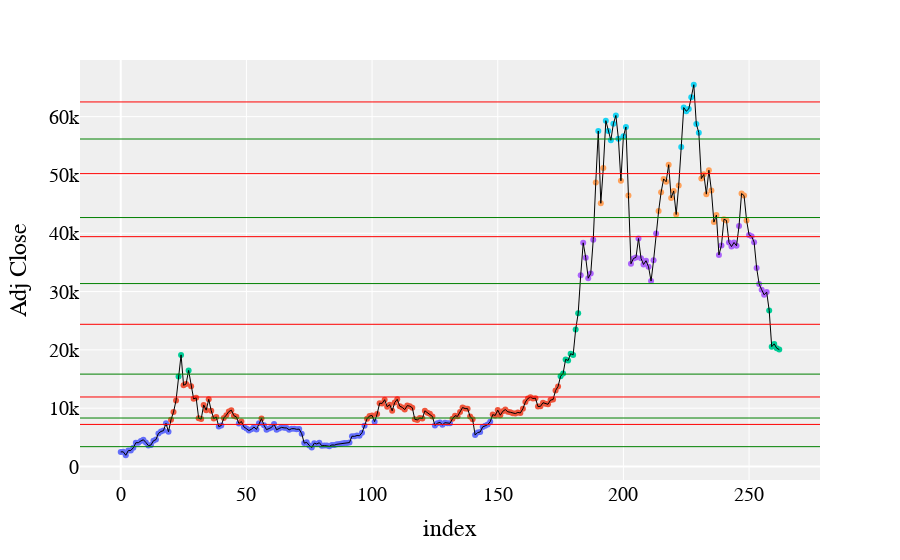

The notebook cell this image was saved under:
### Code cell
import plotly.graph_objects as go

# Again, assign an arbitrary color to each of the 6 clusters
colors = ['red', 'orange', 'yellow', 'green', 'blue', 'indigo']

# Create Scatter plot, assigning each point a color where
# point group = color index.
fig = btc.plot.scatter(
    x=btc.index,
    y="Adj Close",
    color=[colors[i] for i in clusters],
)

fig.add_hline(y=level[0][0], line_width=1, line_color="green")
fig.add_hline(y=level[0][1], line_width=1, line_color="red")
fig.add_hline(y=level[1][0], line_width=1, line_color="green")
fig.add_hline(y=level[1][1], line_width=1, line_color="red")
fig.add_hline(y=level[2][0], line_width=1, line_color="green")
fig.add_hline(y=level[2][1], line_width=1, line_color="red")
fig.add_hline(y=level[3][0], line_width=1, line_color="green")
fig.add_hline(y=level[3][1], line_width=1, line_color="red")
fig.add_hline(y=level[4][0], line_width=1, line_color="green")
fig.add_hline(y=level[4][1], line_width=1, line_color="red")
fig.add_hline(y=level[5][0], line_width=1, line_color="green")
fig.add_hline(y=level[5][1], line_width=1, line_color="red")



# Add a trace of the price for better clarity
fig.add_trace(go.Trace(
    x=btc.index,
    y=btc['Adj Close'],
    line_color="black",
    line_width=1
))

# Make it pretty
layout = go.Layout(
    plot_bgcolor='#efefef',
    showlegend=False,
    # Font Families
    font_family='Monospace',
    font_color='#000000',
    font_size=20,
    xaxis=dict(
        rangeslider=dict(
            visible=False
        ))
)
fig.update_layout(layout)
fig.show()

### Figure 1 — Plotly figure (JSON) as saved in the notebook; plotly's stock layout.template omitted (floating-point values rounded to 4 significant figures; data arrays with more than 128 entries replaced by an {"elided": "..."} marker saying what was removed)
{"data": [{"hovertemplate": "color=red<br>index=%{x}<br>Adj Close=%{y}<extra></extra>", "legendgroup": "red", "marker": {"color": "#636efa", "symbol": "circle"}, "mode": "markers", "name": "red", "orientation": "v", "showlegend": true, "type": "scatter", "x": [0, 1, 2, 3, 4, 5, 6, 7, 8, 9, 10, 11, 12, 13, 14, 15, 16, 17, 18, 19, 39, 40, 47, 49, 50, 51, 52, 53, 54, 55, 57, 58, 59, 60, 61, 62, 63, 64, 65, 66, 67, 68, 69, 70, 71, 72, 73, 74, 75, 76, 77, 78, 79, 80, 81, 82, 83, 84, 85, 86, 87, 88, 89, 90, 91, 92, 93, 94, 95, 96, 97, 101, 125, 126, 127, 128, 129, 130, 131, 141, 142, 143, 144, 145, 146, 147], "xaxis": "x", "y": [2506.0, 2518.0, 1930.0, 2730.0, 2757.0, 3214.0, 4073.0, 4088.0, 4383.0, 4583.0, 4123.0, 3583.0, 3683.0, 4404.0, 4610.0, 5678.0, 6008.0, 6154.0, 7407.0, 5950.0, 6844.0, 7024.0, 7368.0, 6786.0, 6499.0, 6173.0, 6386.0, 6774.0, 6360.0, 7418.0, 7068.0, 6323.0, 6506.0, 6707.0, 7273.0, 6301.0, 6517.0, 6711.0, 6626.0, 6603.0, 6291.0, 6482.0, 6486.0, 6376.0, 6411.0, 5624.0, 4010.0, 4140.0, 3614.0, 3253.0, 3999.0, 3866.0, 4077.0, 3553.0, 3601.0, 3584.0, 3464.0, 3690.0, 3674.0, 3810.0, 3847.0, 3952.0, 4025.0, 4022.0, 4105.0, 5199.0, 5168.0, 5315.0, 5285.0, 5796.0, 6972.0, 7688.0, 7048.0, 7424.0, 7564.0, 7152.0, 7512.0, 7423.0, 7411.0, 5392.0, 5830.0, 5922.0, 6791.0, 6971.0, 7189.0, 7680.0], "yaxis": "y"}, {"hovertemplate": "color=indigo<br>index=%{x}<br>Adj Close=%{y}<extra></extra>", "legendgroup": "indigo", "marker": {"color": "#EF553B", "symbol": "circle"}, "mode": "markers", "name": "indigo", "orientation": "v", "showlegend": true, "type": "scatter", "x": [20, 21, 22, 25, 26, 28, 29, 30, 31, 32, 33, 34, 35, 36, 37, 38, 41, 42, 43, 44, 45, 46, 48, 56, 98, 99, 100, 102, 103, 104, 105, 106, 107, 108, 109, 110, 111, 112, 113, 114, 115, 116, 117, 118, 119, 120, 121, 122, 123, 124, 132, 133, 134, 135, 136, 137, 138, 139, 140, 148, 149, 150, 151, 152, 153, 154, 155, 156, 157, 158, 159, 160, 161, 162, 163, 164, 165, 166, 167, 168, 169, 170, 171, 172, 173, 174], "xaxis": "x", "y": [8036.0, 9331.0, 11320.0, 13930.0, 14160.0, 13770.0, 11600.0, 11790.0, 8277.0, 8130.0, 10550.0, 9665.0, 11510.0, 9579.0, 8224.0, 8496.0, 8329.0, 8802.0, 9419.0, 9655.0, 8724.0, 8513.0, 7720.0, 8218.0, 8198.0, 8673.0, 8743.0, 8994.0, 10860.0, 10820.0, 11450.0, 10260.0, 10600.0, 9553.0, 10970.0, 11520.0, 10350.0, 10140.0, 9758.0, 10440.0, 10350.0, 10070.0, 8104.0, 7988.0, 8321.0, 8222.0, 9552.0, 9235.0, 9056.0, 8578.0, 8192.0, 8706.0, 8597.0, 9344.0, 10120.0, 9934.0, 9925.0, 8562.0, 8108.0, 8897.0, 8756.0, 9671.0, 8790.0, 9461.0, 9759.0, 9387.0, 9304.0, 9144.0, 9074.0, 9276.0, 9186.0, 9905.0, 11050.0, 11680.0, 11890.0, 11660.0, 11710.0, 10280.0, 10320.0, 10940.0, 10780.0, 10670.0, 11380.0, 11480.0, 13030.0, 13740.0], "yaxis": "y"}, {"hovertemplate": "color=green<br>index=%{x}<br>Adj Close=%{y}<extra></extra>", "legendgroup": "green", "marker": {"color": "#00cc96", "symbol": "circle"}, "mode": "markers", "name": "green", "orientation": "v", "showlegend": true, "type": "scatter", "x": [23, 24, 27, 175, 176, 177, 178, 179, 180, 181, 182, 258, 259, 260, 261, 262], "xaxis": "x", "y": [15460.0, 19140.0, 16480.0, 15480.0, 15960.0, 18370.0, 18180.0, 19350.0, 19140.0, 23480.0, 26270.0, 26760.0, 20550.0, 21030.0, 20280.0, 20060.0], "yaxis": "y"}, {"hovertemplate": "color=yellow<br>index=%{x}<br>Adj Close=%{y}<extra></extra>", "legendgroup": "yellow", "marker": {"color": "#ab63fa", "symbol": "circle"}, "mode": "markers", "name": "yellow", "orientation": "v", "showlegend": true, "type": "scatter", "x": [183, 184, 185, 186, 187, 188, 203, 204, 205, 206, 207, 208, 209, 210, 211, 212, 213, 238, 239, 242, 243, 244, 245, 246, 250, 251, 252, 253, 254, 255, 256, 257], "xaxis": "x", "y": [32780.0, 38360.0, 35790.0, 32290.0, 33110.0, 38900.0, 34770.0, 35680.0, 35860.0, 39100.0, 35700.0, 34650.0, 35290.0, 34240.0, 31800.0, 35350.0, 39970.0, 36280.0, 37920.0, 38430.0, 37710.0, 38420.0, 37850.0, 41250.0, 39720.0, 39470.0, 38470.0, 34060.0, 31310.0, 30320.0, 29450.0, 29910.0], "yaxis": "y"}, {"hovertemplate": "color=blue<br>index=%{x}<br>Adj Close=%{y}<extra></extra>", "legendgroup": "blue", "marker": {"color": "#FFA15A", "symbol": "circle"}, "mode": "markers", "name": "blue", "orientation": "v", "showlegend": true, "type": "scatter", "x": [189, 191, 192, 199, 202, 214, 215, 216, 217, 218, 219, 220, 221, 222, 231, 232, 233, 234, 235, 236, 237, 240, 241, 247, 248, 249], "xaxis": "x", "y": [48720.0, 45140.0, 51210.0, 49000.0, 46460.0, 43800.0, 47050.0, 49320.0, 48830.0, 51750.0, 46060.0, 47260.0, 43210.0, 48200.0, 49370.0, 50100.0, 46710.0, 50810.0, 47350.0, 41910.0, 43110.0, 42410.0, 42200.0, 46820.0, 46450.0, 42210.0], "yaxis": "y"}, {"hovertemplate": "color=orange<br>index=%{x}<br>Adj Close=%{y}<extra></extra>", "legendgroup": "orange", "marker": {"color": "#19d3f3", "symbol": "circle"}, "mode": "markers", "name": "orange", "orientation": "v", "showlegend": true, "type": "scatter", "x": [190, 193, 194, 195, 196, 197, 198, 200, 201, 223, 224, 225, 226, 227, 228, 229, 230], "xaxis": "x", "y": [57540.0, 59300.0, 57520.0, 55950.0, 58760.0, 60200.0, 56220.0, 56630.0, 58230.0, 54770.0, 61550.0, 60930.0, 61320.0, 63330.0, 65470.0, 58730.0, 57250.0], "yaxis": "y"}, {"line": {"color": "black", "width": 1}, "type": "scatter", "x": {"elided": "263 int values"}, "y": {"elided": "263 float values"}}], "layout": {"font": {"color": "#000000", "family": "Monospace", "size": 20}, "legend": {"title": {"text": "color"}, "tracegroupgap": 0}, "margin": {"t": 60}, "plot_bgcolor": "#efefef", "shapes": [{"line": {"color": "green", "width": 1}, "type": "line", "x0": 0, "x1": 1, "xref": "x domain", "y0": 3402.0, "y1": 3402.0, "yref": "y"}, {"line": {"color": "red", "width": 1}, "type": "line", "x0": 0, "x1": 1, "xref": "x domain", "y0": 7218.0, "y1": 7218.0, "yref": "y"}, {"line": {"color": "green", "width": 1}, "type": "line", "x0": 0, "x1": 1, "xref": "x domain", "y0": 56160.0, "y1": 56160.0, "yref": "y"}, {"line": {"color": "red", "width": 1}, "type": "line", "x0": 0, "x1": 1, "xref": "x domain", "y0": 62520.0, "y1": 62520.0, "yref": "y"}, {"line": {"color": "green", "width": 1}, "type": "line", "x0": 0, "x1": 1, "xref": "x domain", "y0": 31370.0, "y1": 31370.0, "yref": "y"}, {"line": {"color": "red", "width": 1}, "type": "line", "x0": 0, "x1": 1, "xref": "x domain", "y0": 39410.0, "y1": 39410.0, "yref": "y"}, {"line": {"color": "green", "width": 1}, "type": "line", "x0": 0, "x1": 1, "xref": "x domain", "y0": 15840.0, "y1": 15840.0, "yref": "y"}, {"line": {"color": "red", "width": 1}, "type": "line", "x0": 0, "x1": 1, "xref": "x domain", "y0": 24380.0, "y1": 24380.0, "yref": "y"}, {"line": {"color": "green", "width": 1}, "type": "line", "x0": 0, "x1": 1, "xref": "x domain", "y0": 42690.0, "y1": 42690.0, "yref": "y"}, {"line": {"color": "red", "width": 1}, "type": "line", "x0": 0, "x1": 1, "xref": "x domain", "y0": 50220.0, "y1": 50220.0, "yref": "y"}, {"line": {"color": "green", "width": 1}, "type": "line", "x0": 0, "x1": 1, "xref": "x domain", "y0": 8314.0, "y1": 8314.0, "yref": "y"}, {"line": {"color": "red", "width": 1}, "type": "line", "x0": 0, "x1": 1, "xref": "x domain", "y0": 11920.0, "y1": 11920.0, "yref": "y"}], "showlegend": false, "xaxis": {"anchor": "y", "domain": [0, 1], "rangeslider": {"visible": false}, "title": {"text": "index"}}, "yaxis": {"anchor": "x", "domain": [0, 1], "title": {"text": "Adj Close"}}}}
